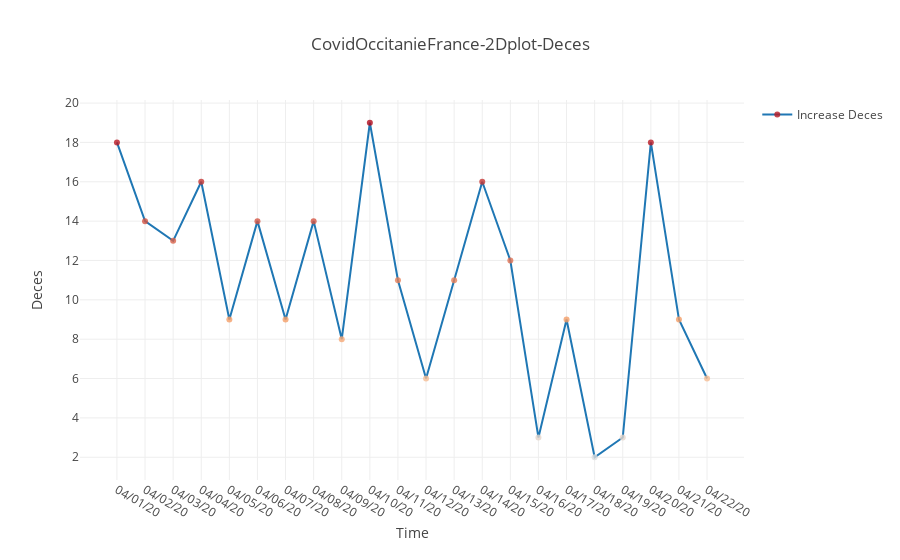

Source (notebook cell):
### Code cell
trace_deces, a2 = create_2d_plot(plot_df=df, x_name="Date", y_name="Increase Deces")

data = [trace_deces]

layout = go.Layout(
    title=f"CovidOccitanieFrance-2Dplot-Deces",
    xaxis=dict(title="Time"),
    yaxis=dict(title="Deces"),
    showlegend=True,
) 
fig = go.Figure(data=data, layout=layout)
    
iplot(fig, filename="covid19-Occitanie")

### Figure 1 — Plotly figure (JSON) as saved in the notebook; plotly's stock layout.template omitted (floating-point values rounded to 4 significant figures)
{"data": [{"marker": {"color": [18, 14, 13, 16, 9, 14, 9, 14, 8, 19, 11, 6, 11, 16, 12, 3, 9, 2, 3, 18, 9, 6], "opacity": 0.8, "size": 6}, "mode": "lines+markers", "name": "Increase Deces", "type": "scatter", "uid": "2c7964e2-23a3-4ba9-959c-0914c93781e3", "x": ["04/01/20", "04/02/20", "04/03/20", "04/04/20", "04/05/20", "04/06/20", "04/07/20", "04/08/20", "04/09/20", "04/10/20", "04/11/20", "04/12/20", "04/13/20", "04/14/20", "04/15/20", "04/16/20", "04/17/20", "04/18/20", "04/19/20", "04/20/20", "04/21/20", "04/22/20"], "y": [18, 14, 13, 16, 9, 14, 9, 14, 8, 19, 11, 6, 11, 16, 12, 3, 9, 2, 3, 18, 9, 6]}], "layout": {"showlegend": true, "title": {"text": "CovidOccitanieFrance-2Dplot-Deces"}, "xaxis": {"title": {"text": "Time"}}, "yaxis": {"title": {"text": "Deces"}}}}
